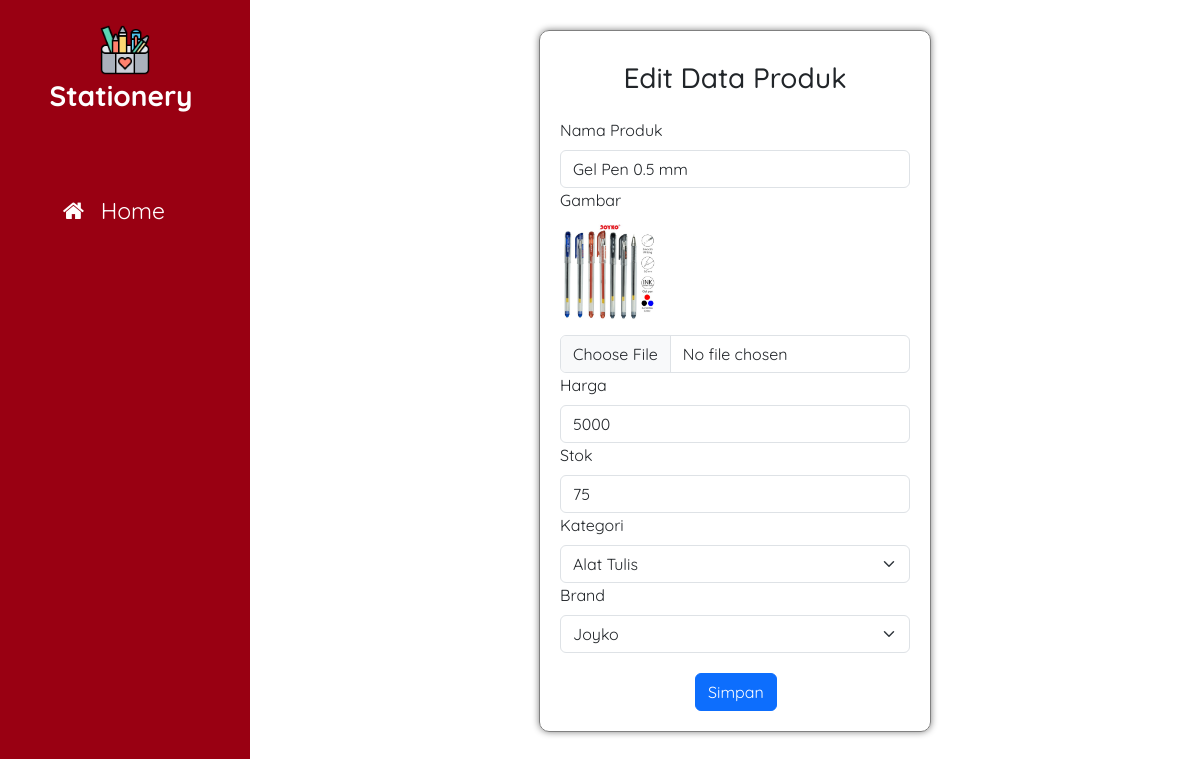
/edit.php?id_produk=1, run on the app's committed database.
### tables this page shows
CREATE TABLE `produk` (
  `id_produk` int(11) NOT NULL,
  `nama_produk` varchar(100) NOT NULL,
  `gambar` text NOT NULL,
  `harga` int(11) NOT NULL,
  `stok` int(11) NOT NULL,
  `id_kategori` int(11) NOT NULL,
  `id_brand` int(11) NOT NULL
);

### edit.php (the view, shortened to what this page needs)
<!DOCTYPE html>
<html lang="en">
<head>
    <link rel="stylesheet" type="text/css" href="css/admin.css">
    <link href="https://cdn.jsdelivr.net/npm/bootstrap@5.3.2/dist/css/bootstrap.min.css" rel="stylesheet">
    <link rel="stylesheet" href="https://cdnjs.cloudflare.com/ajax/libs/font-awesome/4.7.0/css/font-awesome.min.css">
    <link rel="stylesheet" href="https://cdn.datatables.net/1.13.7/css/jquery.dataTables.css" />
</head>
<body>
    <div class="sidebar">
        <img src="img/logo.png" alt="Logo" class="d-inline-block align-text-top">
        <span>Stationery</span>
        <ul class="sidebar-menu">
        <li><a href="index.php"><i class="fa fa-home"></i>Home</a></li>
        </ul>
    </div>
    <section>
        <?php
            include 'koneksi.php';
            $produk = mysqli_query($conn,"SELECT * from produk where id_produk='$_GET[id_produk]'");
            while($p = mysqli_fetch_array($produk)){
                $id_produk = $p["id_produk"];
                $nama_produk = $p["nama_produk"];
                $gambar = $p["gambar"];
                $harga = $p["harga"];
                $stok = $p["stok"];
                $kategori = $p["id_kategori"];
                $brand = $p["id_brand"];
            }
        ?>
        <form action="proses_edit.php?id_produk=<?php echo $id_produk ?>" method="post" enctype="multipart/form-data" style="box-shadow: 0 0 7px gray; padding: 20px; border: 1px solid grey; border-radius: 10px">
            <h3 style="padding-top:10px; padding-bottom:15px"><center>Edit Data Produk</center></h3>
            <label class="form-label">Nama Produk</label>
            <input type="text" name="nama_produk" class="form-control" value="<?php echo $nama_produk ?>">
            <label class="form-label">Gambar</label><br>
            <img src="<?php echo $gambar ?>" alt="" width="100" style="margin-bottom:15px">
            <input type="file" name="fileToUpload" id="fileToUpload" class="form-control" value="<?php echo $gambar ?>">
            <label class="form-label">Harga</label>
            <input type="number" name="harga" class="form-control" value="<?php echo $harga ?>">
            <label class="form-label">Stok</label>
            <input type="number" name="stok" class="form-control" value="<?php echo $stok ?>">
            <label class="form-label">Kategori</label>
            <select class="form-select" name="kategori" id="kategori">
                <?php
                $query = mysqli_query($conn, "SELECT * FROM kategori");
                if(mysqli_num_rows($query)>0){
                    while($data = mysqli_fetch_array($query)){
                        $selected = ($data["id_kategori"] == $kategori) ? 'selected' : '';
                        echo "<option value='" . $data["id_kategori"] . "' $selected>" . $data["nama_kategori"] . "</option>";
                    }
                } else {
                    echo "<option value=''>No items available</option>";
                }
                ?>
            </select>
            <label class="form-label">Brand</label>
            <select class="form-select" name="brand" id="brand">
                <?php
                $query = mysqli_query($conn, "SELECT * FROM brand");
                if(mysqli_num_rows($query)>0){
                    while($data = mysqli_fetch_array($query)){
                        $selected = ($data["id_brand"] == $brand) ? 'selected' : '';
                        echo "<option value='" . $data["id_brand"] . "' $selected>" . $data["nama_brand"] . "</option>";
                    }
                } else {
                    echo "<option value=''>No items available</option>";
                }
                ?>
            </select>
            <input class="btn btn-primary" type="submit" name="submit" value="Simpan" style="margin-top:20px; margin-left:135px" onclick="return confirm('Simpan perubahan data?')">
        </form>
    </section>
</body>
</html>

### css/admin.css (style rules this page uses)
* { padding:0; margin:0; font-family: 'Quicksand', sans-serif; box-sizing: border-box; }
body { position: relative; height: 100vh; width: 100%; background: rgb(226, 226, 233); }
.sidebar { display: flex; flex-direction: column; flex-wrap: wrap; align-items: start; position: fixed; padding-top: 75px; padding-left: 10px; width: 250px; height: 100%; min-height: 350px; color: white; background-color: #990012; transition: ease-in 0.3s; z-index: 100; }
.sidebar img { margin-top: -50px; margin-bottom: -20px; margin-left: 90px; width: 50px; height: 50px; }
.sidebar span { width: 100%; text-align: center; margin-left: -9px; padding: 20px 0; font-size: 28px; font-weight: 800; overflow: hidden; }
.sidebar-menu { display: flex; flex-wrap: wrap; flex-direction: column; justify-content: space-around; height: 70%; width: 100%; margin-top: -180px; padding-left: 13px; list-style: none; overflow: hidden; }
.sidebar-menu li { text-align: center; width: 100%; }
.sidebar-menu li a { display: inline-flex; align-items: center; width: 95%; padding: 5px 15px; color: white; text-decoration: none; font-size: 23px; transition: ease-in 0.2s; border: 1px solid rgba(0, 0, 0, 0); border-radius: 5px; }
.sidebar-menu li a i { margin: 0 18px; width: 20px; }
section { display: flex; justify-content: center; align-items: flex-start; position: absolute; top:0; left: 270px; height: 100vh; width: calc(100% - 270px); padding: 30px; transition: ease-in 0.3s; }

### data on the page
produk: nama_produk "Gel Pen 0.5 mm", gambar (picture), harga "5000", stok "75"

### other printed values
form field kategori "Alat Tulis"
form field brand "Joyko"
